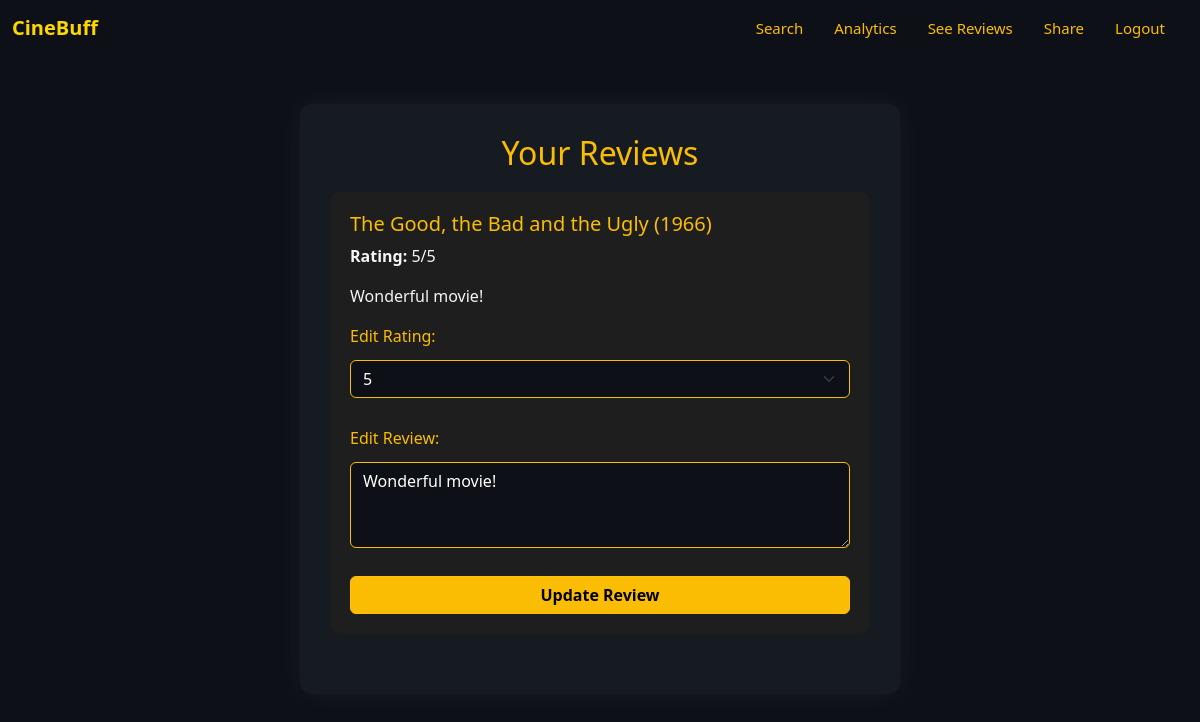
Screenshot of /see-reviews (signed in) with the database file from the repository.
### models.py (models this page shows, shortened)
class Review(db.Model):
    __tablename__ = 'review'
    id = db.Column(db.Integer, primary_key=True, autoincrement=True)
    movie_id = db.Column(db.String, db.ForeignKey('movie.tconst'), nullable=False)
    username = db.Column(db.String, db.ForeignKey('member.username'), nullable=False)
    rating = db.Column(db.Integer, nullable=False)
    content = db.Column(db.Text, nullable=True)
    movie = db.relationship('Movie')

class Movie(db.Model):
    __tablename__ = 'movie'
    tconst = db.Column(db.Text, primary_key=True)
    primaryTitle = db.Column(db.Text)
    originalTitle = db.Column(db.Text)
    Poster_Link = db.Column(db.Text)
    startYear = db.Column(db.Integer)
    genres = db.Column(db.Text)
    Certificate = db.Column(db.Text)
    runtimeMinutes = db.Column(db.Integer)
    Director = db.Column(db.Text)
    Star1 = db.Column(db.Text)
    Star2 = db.Column(db.Text)
    Star3 = db.Column(db.Text)
    Star4 = db.Column(db.Text)

### app.py (the view, shortened to what this page needs)
@app.route("/see-reviews", methods=["GET", "POST"])
def see_reviews():
    if "username" not in session:
        return redirect(url_for("login"))
    username = session["username"]
    user_reviews = Review.query.filter_by(username=username).all()
    return render_template("see_reviews.html", reviews=user_reviews)

### templates/see_reviews.html (shortened to what this page needs)
{% extends "base.html" %}
{% block content %}
<div class="container mt-5">
  <h2 class="text-center" style="color: #fbbc04;">Your Reviews</h2>
  {% for review in reviews %}
    <div class="review-box">
      <h5>{{ review.movie.primaryTitle }} ({{ review.movie.startYear }})</h5>
      <p><strong>Rating:</strong> {{ review.rating }}/5</p>
      <p>{{ review.content }}</p>
      <form method="POST" action="{{ url_for('see_reviews') }}">
        <div class="mb-3">
          <label for="rating">Edit Rating:</label>
          <select class="form-select" name="rating">
            {% for i in range(1, 6) %}
              <option value="{{ i }}" {% if review.rating == i %}selected{% endif %}>{{ i }}</option>
            {% endfor %}
          </select>
        </div>
        <div class="mb-3">
          <label for="content">Edit Review:</label>
          <textarea class="form-control" name="content" rows="3">{{ review.content }}</textarea>
        </div>
        <button type="submit" class="btn btn-warning">Update Review</button>
      </form>
    </div>
  {% endfor %}
</div>
{% endblock %}

### static/styles.css (style rules this page uses)
body { font-family: 'Poppins', 'Segoe UI', sans-serif; background-color: #0d1117; color: #f0f0f0; margin: 0; padding: 0; }
.container { width: 90%; max-width: 600px; margin: 60px auto; padding: 30px; background-color: #161b22; border-radius: 12px; box-shadow: 0 0 30px rgba(255, 255, 255, 0.05); }
form { display: flex; flex-direction: column; }
input[type="text"], input[type="email"], input[type="password"], input[type="number"], select, textarea { padding: 12px 15px; margin: 12px 0; border: 1px solid #444; border-radius: 8px; font-size: 16px; background-color: #0d1117; color: #f0f0f0; width: 100%; box-sizing: border-box; }
textarea { resize: vertical; }
button, .homepage-login-btn { padding: 10px 20px; background-color: #fbbc04; color: black; font-weight: bold; font-size: 16px; border: none; border-radius: 6px; cursor: pointer; transition: background-color 0.3s, color 0.3s; }
h1, h2 { text-align: center; margin-bottom: 20px; color: #ffd700; }

### templates/base.html (style rules this page uses)
html, body { margin: 0; padding: 0; background-color: #0d1117 !important; color: white; height: 100%; }

### templates/see_reviews.html (style rules this page uses)
.review-box { background-color: #1e1e1e; color: #f5f5f5; padding: 20px; border-radius: 10px; margin-bottom: 30px; }
.review-box h5, .review-box label { color: #fbbc04; }
.review-box textarea, .review-box select { background-color: #0d1117; color: #ffffff; border: 1px solid #fbbc04; }
.review-box textarea::placeholder { color: #aaaaaa; }
.btn-warning { background-color: #fbbc04; color: black; font-weight: bold; }

### rows the page displays
Review: movie.primaryTitle "The Good, the Bad and the Ugly", movie.startYear "1966", rating "5", content "Wonderful movie!"
